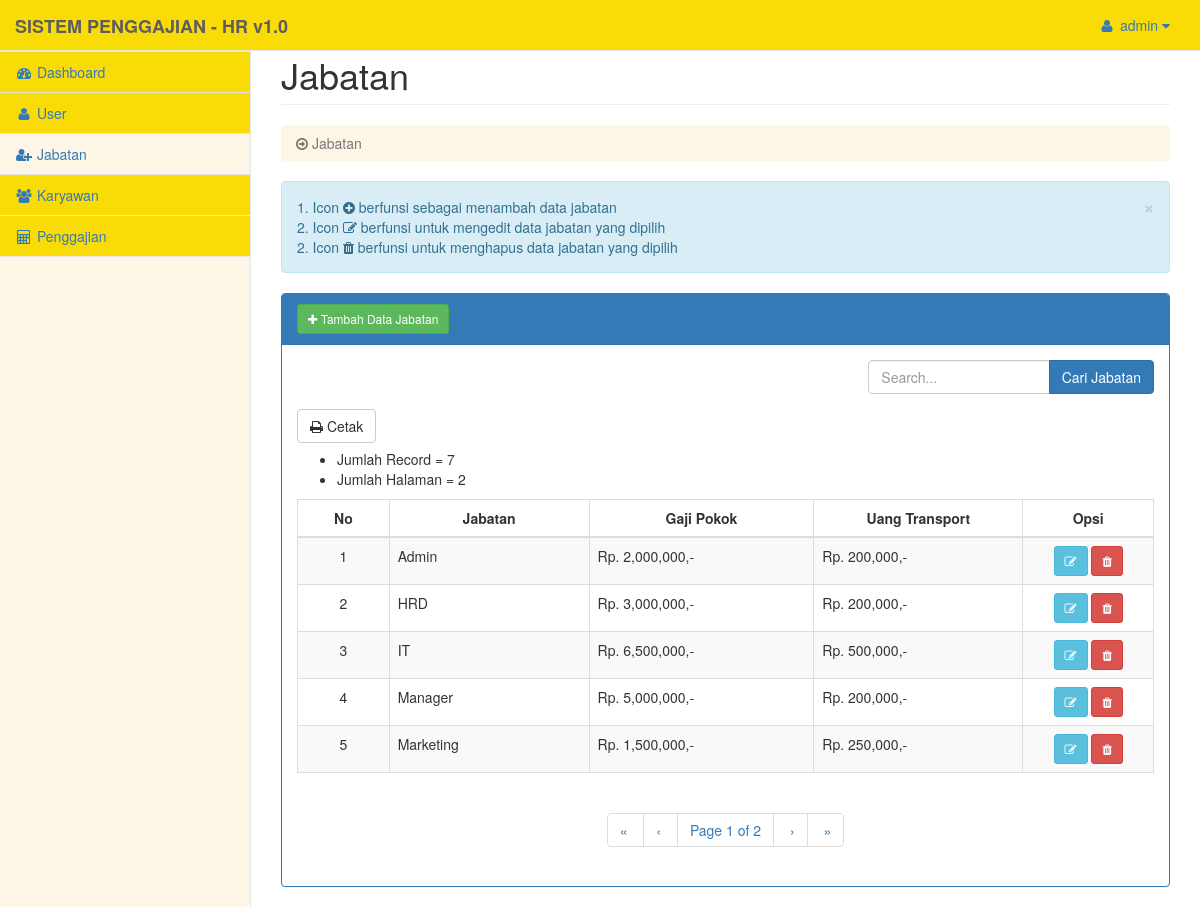
Screenshot of /jabatan/index.php (signed in) with the database file from the repository.
### tables this page shows
CREATE TABLE IF NOT EXISTS `user` (
  `id_user` int(5) NOT NULL AUTO_INCREMENT,
  `username` varchar(25) NOT NULL,
  `password` varchar(50) NOT NULL,
  PRIMARY KEY (`id_user`)
);

CREATE TABLE IF NOT EXISTS `jabatan` (
  `id_jabatan` int(5) NOT NULL AUTO_INCREMENT,
  `nama_jabatan` varchar(50) NOT NULL,
  `gaji_pokok` int(10) NOT NULL,
  `uang_transport` int(10) NOT NULL,
  PRIMARY KEY (`id_jabatan`)
);

### pengguna.php (called while the page is built)
<?php
$admin 			= $_SESSION['username'];
$data_us		= mysql_query("SELECT * FROM user  WHERE username  ='$admin'");
$nama 			= mysql_fetch_object($data_us);
?>

### jabatan/index.php (the view, shortened to what this page needs)
<?php
$root = '../';
include "../pengguna.php";
include "../pagination.php";
if (isset($_REQUEST['keyword']) && $_REQUEST['keyword']<>""){
$keyword	= $_REQUEST['keyword'];
$reload		= "index.php?pagination=true&keyword=$keyword";
$sql 		= "SELECT * FROM jabatan WHERE nama_jabatan LIKE '%$keyword%' ORDER BY id_jabatan asc";
$result = mysql_query($sql);
}else{
$reload = "index.php?pagination=true";
$sql    = "SELECT * FROM jabatan order by nama_jabatan asc ";
$result = mysql_query($sql);
}
$rpp 		= 5;
$page 		= intval($_GET["page"]);
if($page<=0) $page = 1;
$tcount 	= mysql_num_rows($result);
$tpages 	= ($tcount) ? ceil($tcount/$rpp) : 1;
$count		= 0;
$i 			= ($page-1)*$rpp;
$no_urut	= ($page-1)*$rpp;
?>
<!DOCTYPE html>
<html lang="en">
<head>
    <link href="../assets/vendor/bootstrap/css/bootstrap.min.css" rel="stylesheet">
    <link href="../assets/vendor/metisMenu/metisMenu.min.css" rel="stylesheet">
    <link href="../assets/dist/css/sb-admin-2.css" rel="stylesheet">
    <link href="../assets/vendor/morrisjs/morris.css" rel="stylesheet">
    <link href="../assets/vendor/font-awesome/css/font-awesome.min.css" rel="stylesheet" type="text/css">
</head>
<body>
    <div id="wrapper">
        <?php
			include '../sidebar.php' ;
		?>
        <div id="page-wrapper">
            <div class="row">
                <div class="col-lg-12">
                    <h1 class="page-header">Jabatan</h1>
					<ol class="breadcrumb">
                            <li class="active">
                                <i class="fa fa-arrow-circle-o-right"></i> Jabatan
                            </li>
                    </ol>
                </div>
            </div>
            <div class="row">
                <div class="col-md-12">
					<div class="alert alert-info alert-dismissable">
                        <button type="button" class="close" data-dismiss="alert" aria-hidden="true">&times;</button>
                        1. Icon <i class="fa fa-plus-circle"></i> berfunsi sebagai menambah data jabatan <br>
						2. Icon <i class="fa fa-edit"></i> berfunsi untuk mengedit data jabatan yang dipilih <br>
						2. Icon <i class="fa fa-trash"></i> berfunsi untuk menghapus data jabatan yang dipilih
                    </div>
					<div class="panel panel-primary">
                        <div class="panel-heading">
							<button data-toggle="modal" data-target="#myModal" class="btn btn-success btn-sm"><span class="fa fa-plus"></span> Tambah Data Jabatan</button>
						</div>
                        <div class="panel-body">
                            <div class="col-lg-8">
							</div>
							<div>
								<form method="post" action="index.php">
									<div class="form-group input-group">
										<input type="text" name="keyword" class="form-control" placeholder="Search..." value="<?php echo $_REQUEST['keyword']; ?>">
										<span class="input-group-btn">
											<button class="btn btn-primary" type="submit">Cari Jabatan
											</button>
										</span>
									</div>
								</form>
									<a href="laporan.php" target="_blank" class="btn btn-default pull-left"><i class="fa fa-print"></i> Cetak</a>
							</div>
							<br><br>
							<div class="table-responsive">
                                <table class="table table-striped table-bordered table-hover">
                                    <thead>
                                        <tr>
                                            <th style="width:5px"><center>No</center></th>
                                            <th style="width:50px"><center>Jabatan</center></th>
                                            <th style="width:65px"><center>Gaji Pokok<center></th>
											<th style="width:40px"><center>Uang Transport</center></th>
											<th style="width:30px"><center>Opsi</center></th>
                                        </tr>
                                    </thead>
                                    <tbody>
									<?php
										while(($count<$rpp) && ($i<$tcount)) {
										$data = mysql_fetch_array($result);
									?>
										<tr>
											<td><center><?php echo ++$no_urut; ?></center></td>
											<td><?php echo $data['nama_jabatan'] ?></td>
											<td>Rp. <?php echo number_format($data['gaji_pokok']) ?>,-</td>
											<td>Rp. <?php echo number_format($data['uang_transport']) ?>,-</td>
											<td>
												<center>
												<a class="btn btn-sm btn-info" href="edit.php?id_jabatan=<?php echo $data['id_jabatan'] ?>" title="Edit Data" ><span class="fa fa-edit"></span></a>
												<a class="btn btn-sm btn-danger" href="delete.php?action=hapus&id_jabatan=<?php echo $data['id_jabatan'] ?>" onClick="return confirm(' Data Yakin Mau dihapus ?');" title="Hapus Data" ><span class="fa fa-trash"></span></a>
												</center>
											</td>
										</tr>
									<?php
										$i++;
										$count++;
										}
									?>
									<ul>
										<li>Jumlah Record = <?php echo $tcount; ?></li>
										<li>Jumlah Halaman = <?php echo $tpages; ?></li>
                                    </ul>
                                    </tbody>
                                </table>
								<center>
									<div><?php echo paginate_one($reload, $page, $tpages); ?></div>
								</center>
                            </div>
                        </div>
                    </div>
				</div>
            </div>
        </div>
    </div>
</body>
</html>

### sidebar.php (shortened to what this page needs)
<?php
include 'pengguna.php';
?>
<nav class="navbar navbar-default navbar-fixed-top" role="navigation" style="margin-bottom: 0">
    <div class="navbar-header">
        <a class="navbar-brand" href="<?php echo $root; ?>dashboard/index.php"><b>SISTEM PENGGAJIAN - HR v1.0</b></a>
    </div>
    <ul class="nav navbar-top-links navbar-right">
        <li class="dropdown">
            <?php
            if ($_SESSION['username']) : ?>
                <a class="dropdown-toggle" data-toggle="dropdown" href="#">
                    <i class="fa fa-user fa-fw"></i> <?php echo $nama->username ?> <i class="fa fa-caret-down"></i>
                </a>
            <?php endif; ?>
        </li>
    </ul>
    <div class="navbar-default sidebar" role="navigation">
        <div class="sidebar-nav navbar-collapse">
            <ul class="nav" id="side-menu">
                <li>
                </li>
                <li>
                    <a href="<?php echo $root; ?>dashboard/index.php"><i class="fa fa-dashboard fa-fw"></i> Dashboard</a>
                </li>
                <li>
                    <a href="<?php echo $root; ?>user/index.php"><i class="fa fa-user fa-fw"></i> User</a>
                </li>
                <li>
                    <a href="<?php echo $root; ?>jabatan/index.php"><i class="fa fa-user-plus fa-fw"></i> Jabatan</a>
                </li>
                <li>
                    <a href="<?php echo $root; ?>karyawan/index.php"><i class="fa fa-users fa-fw"></i> Karyawan</a>
                </li>
                <li>
                    <a href="<?php echo $root; ?>penggajian/index.php"><i class="fa fa-calculator fa-fw"></i> Penggajian</a>
                </li>
            </ul>
        </div>
    </div>
</nav>

### rows the page displays
user: username "admin"
jabatan: nama_jabatan "Admin", gaji_pokok "2,000,000", uang_transport "200,000"
jabatan: nama_jabatan "HRD", gaji_pokok "3,000,000", uang_transport "200,000"
jabatan: nama_jabatan "IT", gaji_pokok "6,500,000", uang_transport "500,000"
jabatan: nama_jabatan "Manager", gaji_pokok "5,000,000", uang_transport "200,000"
jabatan: nama_jabatan "Marketing", gaji_pokok "1,500,000", uang_transport "250,000"

### other values shown
$tcount "7"
$tpages "2"
$firstlabel "«"
$prevlabel "‹"
$page "1"
$nextlabel "›"
$lastlabel "»"
